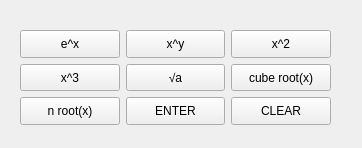
<?xml version="1.0" encoding="UTF-8"?>
<ui version="4.0">
 <class>Form</class>
 <widget class="QWidget" name="Form">
  <property name="geometry">
   <rect>
    <x>0</x>
    <y>0</y>
    <width>362</width>
    <height>148</height>
   </rect>
  </property>
  <property name="windowTitle">
   <string>Form</string>
  </property>
  <widget class="QWidget" name="">
   <property name="geometry">
    <rect>
     <x>20</x>
     <y>30</y>
     <width>311</width>
     <height>95</height>
    </rect>
   </property>
   <layout class="QGridLayout" name="gridLayout">
    <item row="0" column="0">
     <widget class="QPushButton" name="pushButton">
      <property name="sizePolicy">
       <sizepolicy hsizetype="Expanding" vsizetype="Expanding">
        <horstretch>0</horstretch>
        <verstretch>0</verstretch>
       </sizepolicy>
      </property>
      <property name="text">
       <string>e^x</string>
      </property>
     </widget>
    </item>
    <item row="0" column="1">
     <widget class="QPushButton" name="pushButton_4">
      <property name="sizePolicy">
       <sizepolicy hsizetype="Expanding" vsizetype="Expanding">
        <horstretch>0</horstretch>
        <verstretch>0</verstretch>
       </sizepolicy>
      </property>
      <property name="text">
       <string>x^y</string>
      </property>
     </widget>
    </item>
    <item row="0" column="2">
     <widget class="QPushButton" name="pushButton_5">
      <property name="sizePolicy">
       <sizepolicy hsizetype="Expanding" vsizetype="Expanding">
        <horstretch>0</horstretch>
        <verstretch>0</verstretch>
       </sizepolicy>
      </property>
      <property name="text">
       <string>x^2</string>
      </property>
     </widget>
    </item>
    <item row="1" column="0">
     <widget class="QPushButton" name="pushButton_6">
      <property name="sizePolicy">
       <sizepolicy hsizetype="Expanding" vsizetype="Expanding">
        <horstretch>0</horstretch>
        <verstretch>0</verstretch>
       </sizepolicy>
      </property>
      <property name="text">
       <string>x^3</string>
      </property>
     </widget>
    </item>
    <item row="1" column="1">
     <widget class="QPushButton" name="pushButton_7">
      <property name="sizePolicy">
       <sizepolicy hsizetype="Expanding" vsizetype="Expanding">
        <horstretch>0</horstretch>
        <verstretch>0</verstretch>
       </sizepolicy>
      </property>
      <property name="text">
       <string>√a</string>
      </property>
     </widget>
    </item>
    <item row="1" column="2">
     <widget class="QPushButton" name="pushButton_8">
      <property name="sizePolicy">
       <sizepolicy hsizetype="Expanding" vsizetype="Expanding">
        <horstretch>0</horstretch>
        <verstretch>0</verstretch>
       </sizepolicy>
      </property>
      <property name="text">
       <string>cube root(x)</string>
      </property>
     </widget>
    </item>
    <item row="2" column="0">
     <widget class="QPushButton" name="pushButton_9">
      <property name="sizePolicy">
       <sizepolicy hsizetype="Expanding" vsizetype="Expanding">
        <horstretch>0</horstretch>
        <verstretch>0</verstretch>
       </sizepolicy>
      </property>
      <property name="text">
       <string>n root(x)</string>
      </property>
     </widget>
    </item>
    <item row="2" column="1">
     <widget class="QPushButton" name="pushButton_10">
      <property name="sizePolicy">
       <sizepolicy hsizetype="Expanding" vsizetype="Expanding">
        <horstretch>0</horstretch>
        <verstretch>0</verstretch>
       </sizepolicy>
      </property>
      <property name="text">
       <string>ENTER</string>
      </property>
     </widget>
    </item>
    <item row="2" column="2">
     <widget class="QPushButton" name="pushButton_11">
      <property name="sizePolicy">
       <sizepolicy hsizetype="Expanding" vsizetype="Expanding">
        <horstretch>0</horstretch>
        <verstretch>0</verstretch>
       </sizepolicy>
      </property>
      <property name="text">
       <string>CLEAR</string>
      </property>
     </widget>
    </item>
   </layout>
  </widget>
 </widget>
 <resources/>
 <connections/>
</ui>
